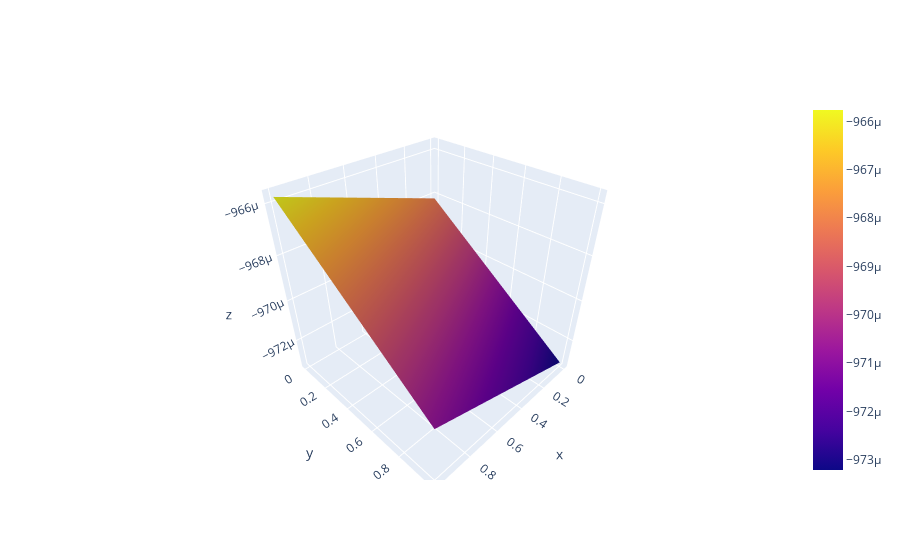

Source (notebook cell):
### Code cell
from src.models import linear

out = linear.predict(params, grid)
z = out.reshape(k,k)

import plotly.graph_objects as go
fig = go.Figure(data=go.Surface(x=x, y=y, z=z))
fig.show()
